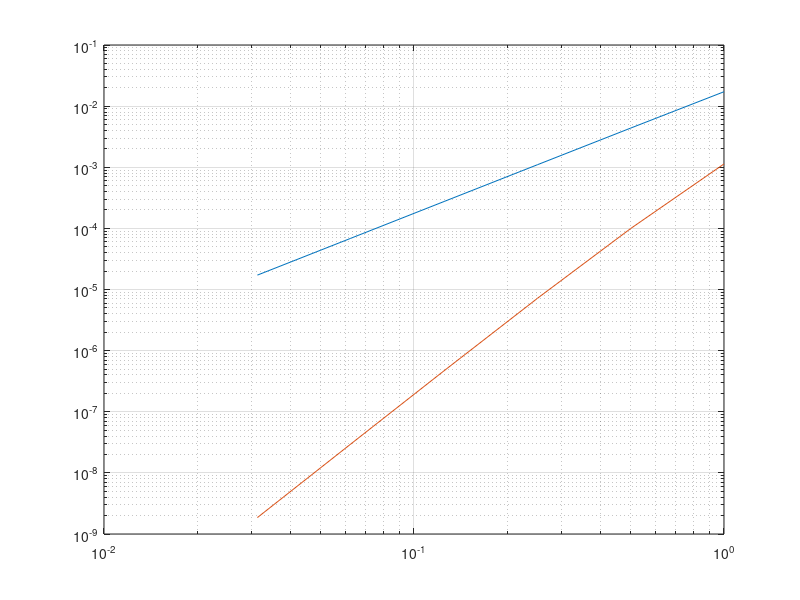

MATLAB code to generate this figure:
clc
clear;
ekv = @(v) sqrt(v+2);

%a) Plot the integrand & calculate it algebraically
% EKV(v) = [(2/3)*(v+2)^(3/2)] => I = [EKV(1)- EKV(-1)] = 2*sqrt(3)-(2/3)
% ~= 2.797
x = [-1:0.001:1];
plot(x, ekv(x), 'r')
grid on;
hold on;

%b) Approximate I using the Trapezoidal rule for h = 1,
%0.5,0.25,0.125,0.0625
% yes the approximations seem to converge as h->0
hs = [1,0.5,0.25,0.125,0.0625,0.03125]
T = @(h) h*(sum(ekv([-1:h:1]))-(ekv(-1)+ekv(1))/2);
results = zeros(size(hs));
for i= 1:size(hs,2)
    h = hs(i);
    xs = [-1:h:1];
    ys = ekv(xs);
    results(i) = T(h);
    plot(xs,ys, 'c --');
    pause
end
hold off;
%c) Calculate the error for each approximation. What does theory say?
%What's expected? Is that right?

%Theory tells us that the trapezoidal rule has a Order of accuracy of 2
%meaning the Error from using step-length h is O(h^2), this in turn means
%that we should expect the error quota difference after halving step length
%to be O(h^2)/O((h/2)^2) ~= 4. This is seen with some slight variation, so
%theory holds!

results 
change_err = zeros(size(hs));
errors = abs(results - (2*sqrt(3)-(2/3)))
for i = 2:size(errors,2)
    change_err(i) = errors(i-1)/errors(i);
end
change_err

%d) Now calculate I, using Simpsons method/ Richardson extrapolation, What
%about the errors there?

%Using richardson extrapolation theory tells us that the Order of Accuracy
%should increase by two p=2 -> p = 4. This would in turn mean that the
%error quota would be O(h^4)/O((h/2)^4) ~= 16. It seemingly takes a while
%before it reaches this zone of assymptotic convergence but it is close by
%the last two/three step-lengths

%Using Richardson extrapolation we calucalte for h = 1,
%0.5,0.25,0.125,0.0625, knowing the Order of accuracy is 2 => 
%cp = 1/2^p-1 = 1/3;
R = @(h) T(h)-(T(2*h)-T(h))/3;
r_results = zeros(size(hs));
for i = 1:size(hs,2)
    h = hs(i);
    r_results(i) = R(h);
end
r_results
r_change_err = zeros(size(r_results));
r_errors = abs(r_results - (2*sqrt(3)-(2/3)))
for i = 2:size(r_errors,2)
    r_change_err(i) = r_errors(i-1)/r_errors(i);
end
r_change_err

%d) Plot the errors of both mehods using loglog
% There too we see a slope of approximatly 2 for trapezoid & 4 for
% Richardsons extrapolated trapezoid (Simpsons) as according to theory

loglog(hs, errors);
hold on;
grid on;
loglog(hs, r_errors);
hold off;
